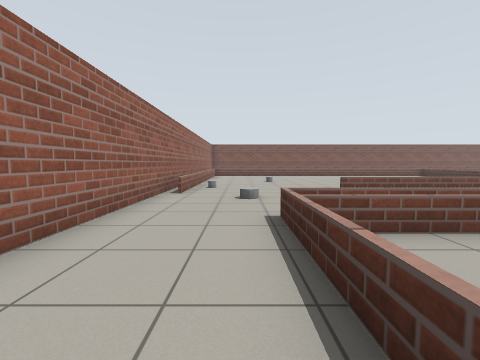
view 1 (above)

24 first-person views from a walk through a Gazebo world. The camera is 0.92 m above the floor, tilts 4° down and sees 90° across. The floor is counted in squares, 1 m on a side. Each view is taken from the middle of a square. On the plan, view 1 faces up. The plan holds only what a view shows up to about 10 squares ahead; the rest is blank.

view 2
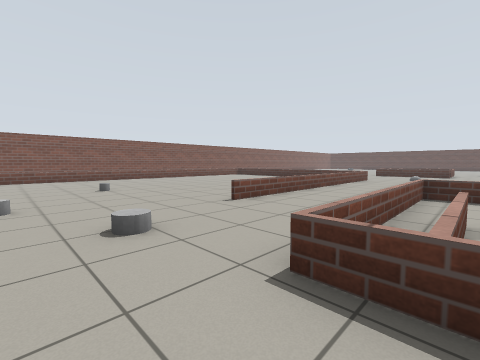

view 3
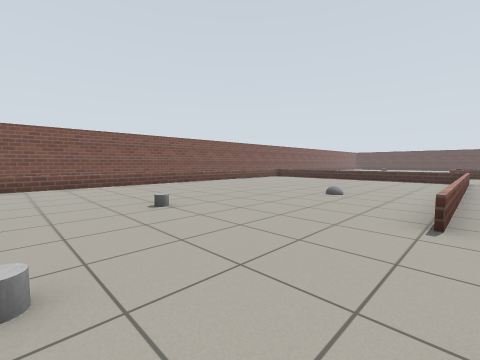

view 4
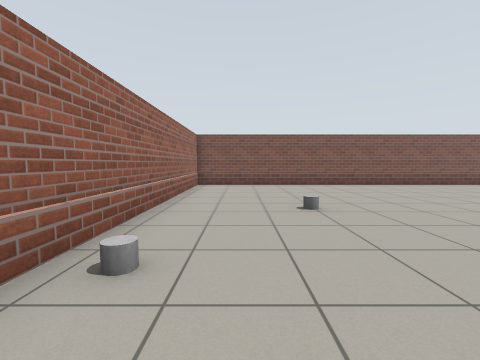

view 5
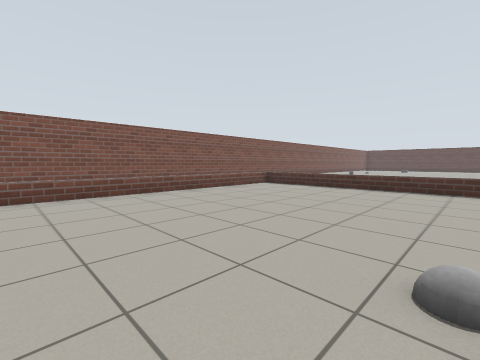

view 6
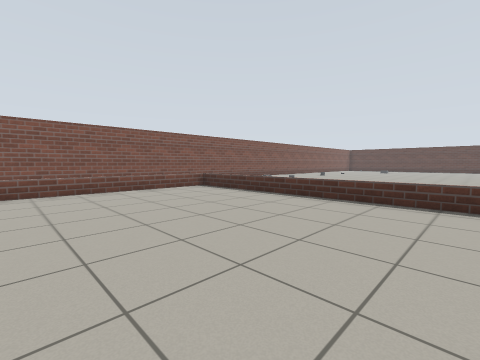

view 7
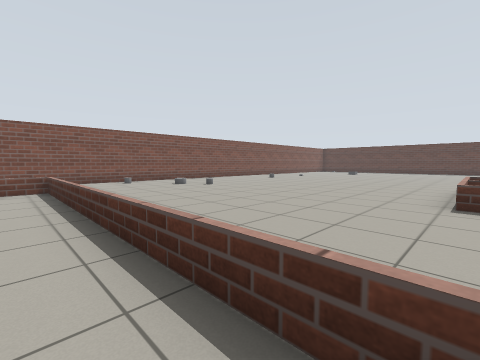

view 8
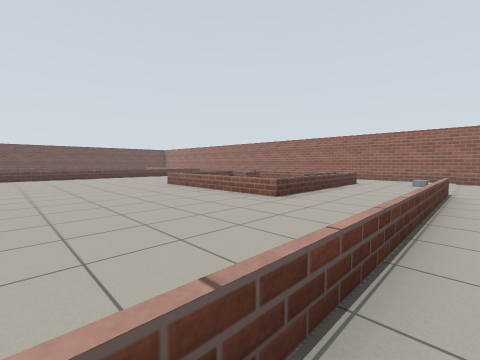

view 9
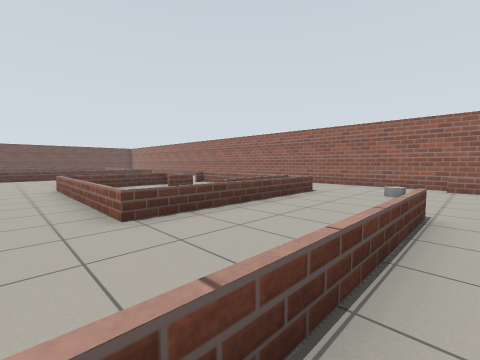

view 10
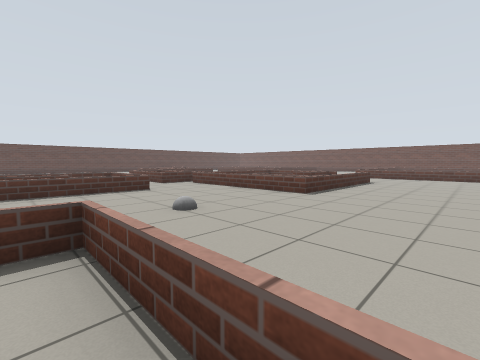

view 11
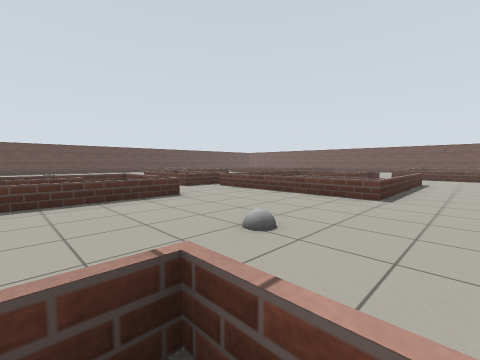

view 12
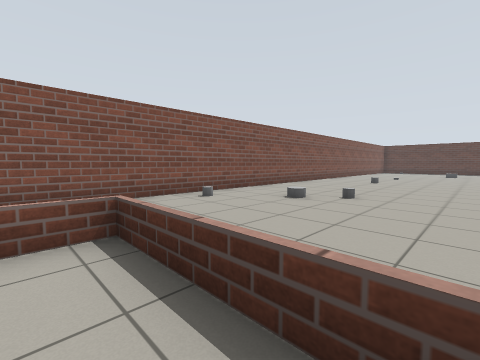

view 13
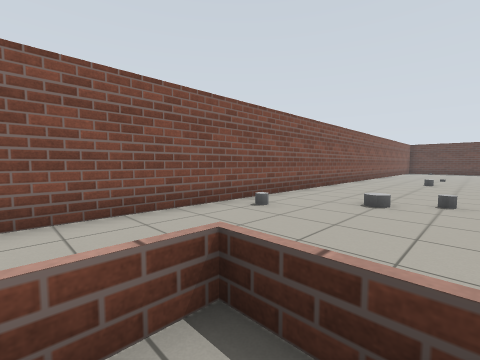

view 14
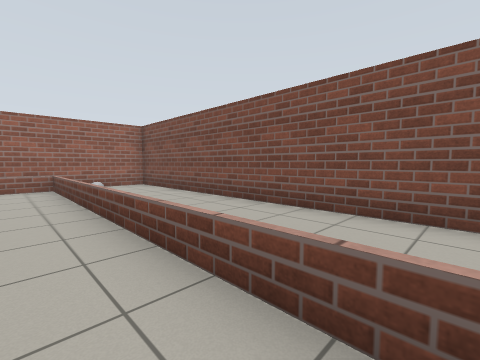

view 15
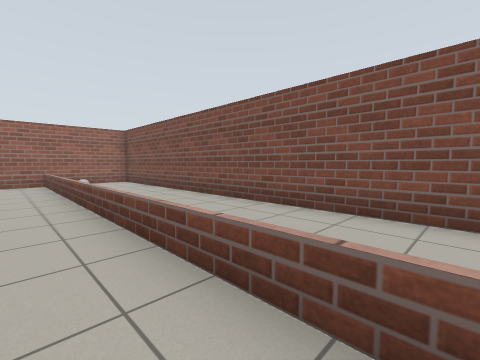

view 16
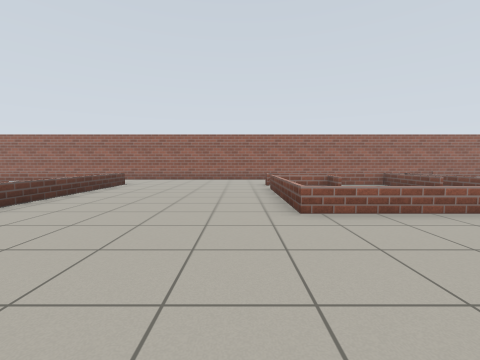

view 17
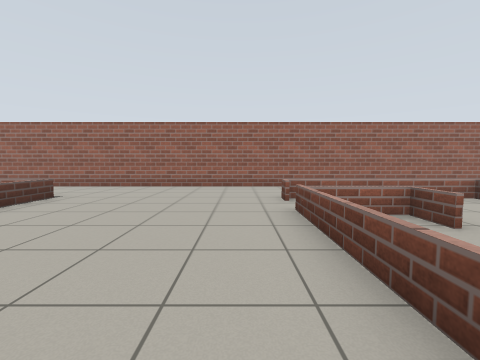

view 18
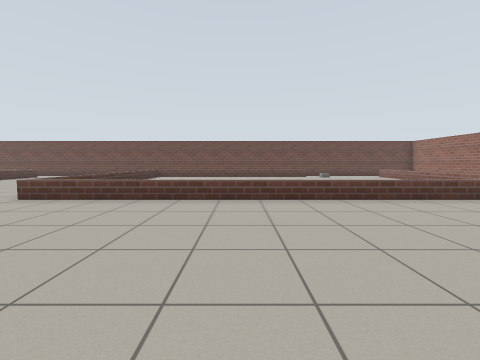

view 19
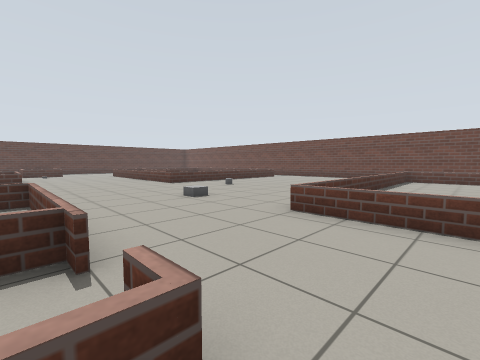

view 20
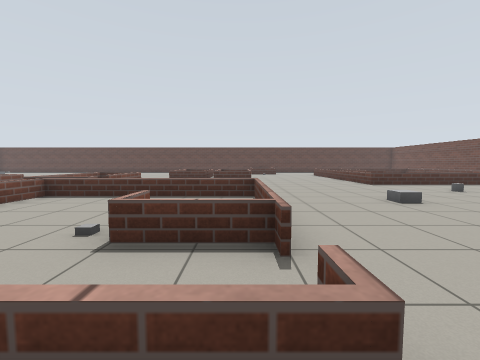

view 21
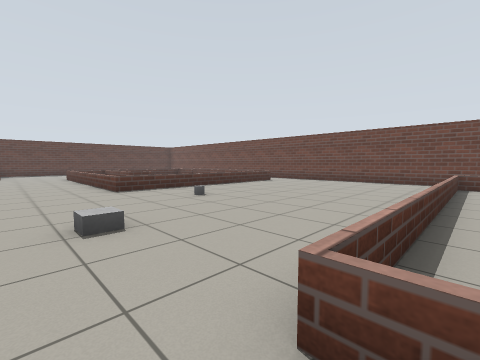

view 22
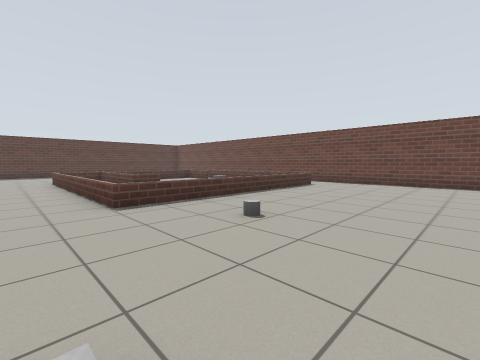

view 23
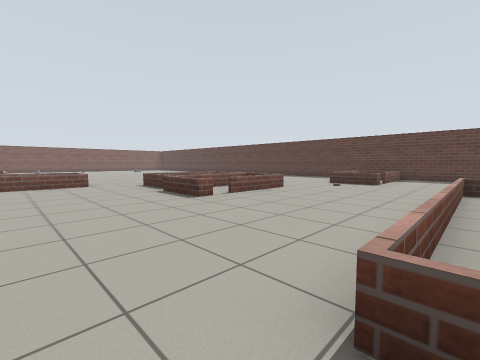

view 24
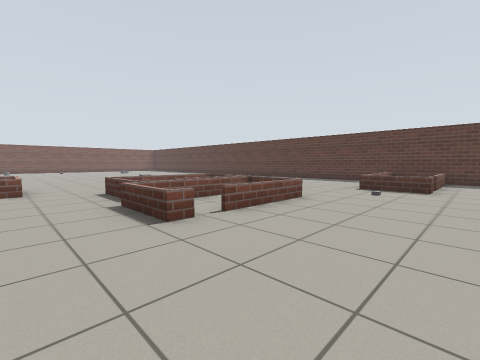

### Floor plan
Key: @ floor where view 1 was taken; # wall or solid block; x gap in a wall; . floor; = window, fence, low wall or low ledge; C grey cylinder; B grey ball; G grey box; O other object.
Columns run from 3 left of view 1 to 38 right of it. Each row starts with its distance up from view 1.
 21 ##########################
 20 #............. ...........
 19 #............. ....C.......
 18 #O               ....C......
 17 ##===============..........O.
 16  #..............=.....C......
 15  #..............=............
 14  #..............=............
 13  #..............=........
 12  #..C...........=.........
 11  #..............=..........
 10  #.......B......=...........
  9  #C.............=...........
  8 ##..............=....=====
  7 #.....===========....= = =
  6 #..C.................=   =
  5 #................B...=   =
  4 #...=======............==   ..
  3 #...===...=............=====...
  2 #...=.    =............==##=...
  1 #...=..   =......===========..
  0 #  @= =.  =......=  ...= .....====
 -1 #   = =.. =......= ....= ....=   =
 -2 #...=.=====......=.G. .= ....=====
 -3 #................=.=. .= ....===== ..
 -4 #................=.===== ....=###=....
 -5 #.............................====..===
 -6 #..................................O=
 -7 #...................................=x==##
 -8 #...================..G..................#
 -9 #.. =             .=..................
-10 #.  =             .=......=========
-11 #   =             .=....C.=
-12 #   =             .=......=   ===
-13                 ...=......=
-14                 ...=......=
-15                 ...=......=
-16                 ...=......=
-17                 ..==......=
-18                 = =.......
-19                     .....
-20                   #######

Where each view was taken, in squares from view 1:
view 1: 0 up, 0 right, facing up
view 2: 3 up, 1 left, facing up-right
view 3: 7 up, 1 left, facing up-right
view 4: 7 up, 0 right, facing up
view 5: 10 up, 4 right, facing up-right
view 6: 9 up, 7 right, facing up-right
view 7: 8 up, 12 right, facing up-right
view 8: 8 up, 12 right, facing down-left
view 9: 8 up, 8 right, facing down-left
view 10: 8 up, 10 right, facing down-right
view 11: 8 up, 12 right, facing down-right
view 12: 14 up, 12 right, facing up-right
view 13: 16 up, 12 right, facing up-right
view 14: 16 up, 8 right, facing up-left
view 15: 16 up, 10 right, facing up-left
view 16: 3 down, 11 right, facing left
view 17: 3 down, 7 right, facing left
view 18: 2 down, 10 right, facing down
view 19: 4 down, 13 right, facing down-right
view 20: 4 down, 13 right, facing right
view 21: 7 down, 15 right, facing down-right
view 22: 8 down, 18 right, facing down-right
view 23: 10 down, 22 right, facing up-right
view 24: 8 down, 24 right, facing up-right
